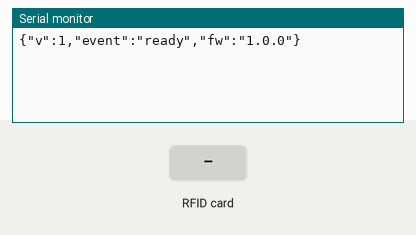
Bench run of a sketch on a simulated Arduino Uno, built with avr-gcc and run on an emulated ATmega328P. Shown: the last lines printed to the serial monitor. The inputs (shaded band) are chosen by the test bench.

Above: at 1.2 s.
1.3 s: RFID card 5E 7A 19 C4 held to the reader
At 1.63 s:
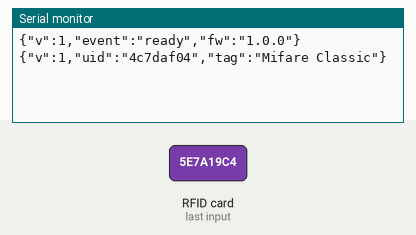
At 2.5 s:
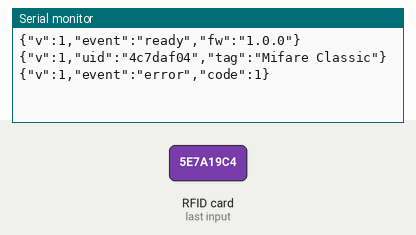

Measured:
- after the input at 1.3 s, the serial monitor: prints a new line after 0.05 s (image 1)

The sketch:

BoothReader.ino
```cpp
/*
 * Booth boarding reader for the UoE shuttle departures demo.
 *
 * Hardware: Seeed PN532 NFC Shield (SPI, CS pin 10) on an Arduino UNO R3.
 * Board: Arduino AVR Boards -> Arduino UNO.
 * Library: Seeed Arduino NFC (NfcAdapter + PN532_SPI). Copy the library zip from
 * this folder into ~/Documents/Arduino/libraries, or install it from the Library
 * Manager ("Seeed Arduino NFC").
 *
 * What it does
 *   Reads the UID of any NFC tag, hashes it (FNV-1a 32-bit) and prints one JSON
 *   line per tap. The raw UID never leaves the board.
 *
 *   The hash is a one-way digest with no salt, so it is not a real identity: a
 *   demo token is only good enough to tell two different cards apart. Do not use
 *   this for anything that matters.
 *
 * Serial protocol (115200 baud, 8N1, newline delimited)
 *   out: {"v":1,"uid":"b1c2d3e4","tag":"NTAG213"}      a tap
 *   out: {"v":1,"event":"ready","fw":"1.0.0"}          on boot
 *   out: {"v":1,"event":"held","card":"b1c2d3e4"}      still down, not counted again
 *   out: {"v":1,"event":"error","code":2}               1 = no tag, 2 = read failed
 *
 * Debounce: a card counts ONCE per presentation. It has to be lifted clear of the
 * field for REARM_MS before it can count again, no matter how long it sat there.
 * A time-since-last-tap debounce is not equivalent and was a real bug: on hardware
 * a card left lying on the reader was counted again every 10 seconds, three times in
 * 50 seconds in the captured transcript in ../transcripts/. The distinction matters
 * for a boarding demo, where people set a card down while they wait.
 *
 * The `tag` field is informational and may read "ERROR": that is the Seeed library
 * reporting that authentication failed, which is expected and normal for any card we
 * do not hold the sector keys for -- every real student card. The UID has already
 * been read at that point, so the count is still correct and those taps must NOT be
 * discarded.
 *
 * Wiring
 *   PN532 shield VCC  -> 5V   (5V is required; 3.3V power will not read tags)
 *   PN532 shield GND  -> GND
 *   PN532 shield SPI  -> D13 / D12 / D11 (hardware SPI)
 *   PN532 shield CS   -> D10
 *   (all fixed on the Seeed shield; nothing else to wire)
 */

#include <NfcAdapter.h>
#include <PN532/PN532/PN532.h>
#include <SPI.h>
#include <PN532/PN532_SPI/PN532_SPI.h>

PN532_SPI pn532spi(SPI, 10);
NfcAdapter nfc = NfcAdapter(pn532spi);

const char* FW_VERSION = "1.0.0";

// How long the field must stay empty before the same card counts as a fresh tap.
// Comfortably longer than the 400ms poll, so an antenna dropout mid-read does not
// re-arm and split one presentation into two taps.
const unsigned long REARM_MS = 1500UL;
const int UID_BUFFER_SIZE = 12;

// Last accepted card, and when the field was last seen empty.
String lastCard = "";
unsigned long absentSince = 0;
bool rearmPending = false;

// Tracks the last observed tag state so "no tag in field" is reported once per
// transition rather than every 400ms for the whole demo.
bool tagWasPresent = false;

uint32_t fnv1a32(const uint8_t* data, uint8_t length) {
  uint32_t hash = 2166136261UL; // FNV offset basis
  for (uint8_t i = 0; i < length; i++) {
    hash ^= data[i];
    hash *= 16777619UL; // FNV prime
  }
  return hash;
}

// Hex UID -> 8 character hash string, e.g. "04a1b2c3" -> "b1c2d3e4".
String hashUid(const uint8_t* uid, uint8_t length) {
  char buffer[9];
  snprintf(buffer, sizeof(buffer), "%08lx", (unsigned long)fnv1a32(uid, length));
  return String(buffer);
}

void printEvent(const char* event, const String& card) {
  Serial.print("{\"v\":1,\"event\":\"");
  Serial.print(event);
  Serial.print("\"");
  if (card.length() > 0) {
    Serial.print(",\"card\":\"");
    Serial.print(card);
    Serial.print("\"");
  }
  Serial.println("}");
}

// 1 = no tag in field, 2 = tag could not be read.
void printError(int code) {
  Serial.print("{\"v\":1,\"event\":\"error\",\"code\":");
  Serial.print(code);
  Serial.println("}");
}

void printReady() {
  Serial.print("{\"v\":1,\"event\":\"ready\",\"fw\":\"");
  Serial.print(FW_VERSION);
  Serial.println("\"}");
}

void setup() {
  Serial.begin(115200);
  while (!Serial && millis() < 3000) {
    // Boards with native USB reset need a moment before the port exists.
  }

  nfc.begin();
  printReady();
}

void loop() {
  unsigned long now = millis();

  if (!nfc.tagPresent()) {
    // Report the empty reader once per transition, not continuously: the kiosk
    // reads this stream and a repeating line is pure noise.
    if (tagWasPresent) {
      printError(1);
      tagWasPresent = false;
    }
    if (!rearmPending) {
      absentSince = now;
      rearmPending = true;
    }
    delay(400);
    return;
  }

  if (!tagWasPresent) {
    tagWasPresent = true;
    // Absent->present transition. Only now, and only if it was gone long enough, is
    // this a new boarding rather than the same card still sitting on the reader.
    if (rearmPending) {
      rearmPending = false;
      if ((now - absentSince) >= REARM_MS) {
        lastCard = "";
      }
    }
  }

  NfcTag tag = nfc.read();
  uint8_t length = tag.getUidLength();
  if (length == 0 || length > UID_BUFFER_SIZE) {
    printError(2);
    delay(400);
    return;
  }

  uint8_t uid[UID_BUFFER_SIZE];
  tag.getUid(uid, length);

  String card = hashUid(uid, length);

  if (card == lastCard) {
    // Same card, same presentation. Held for as long as they like, it stays one tap.
    printEvent("held", card);
  } else {
    // {"v":1,"uid":"b1c2d3e4","tag":"NTAG213"}
    Serial.print("{\"v\":1,\"uid\":\"");
    Serial.print(card);
    Serial.print("\",\"tag\":\"");
    Serial.print(tag.getTagType());
    Serial.println("\"}");

    lastCard = card;
  }

  delay(400);
}
```
